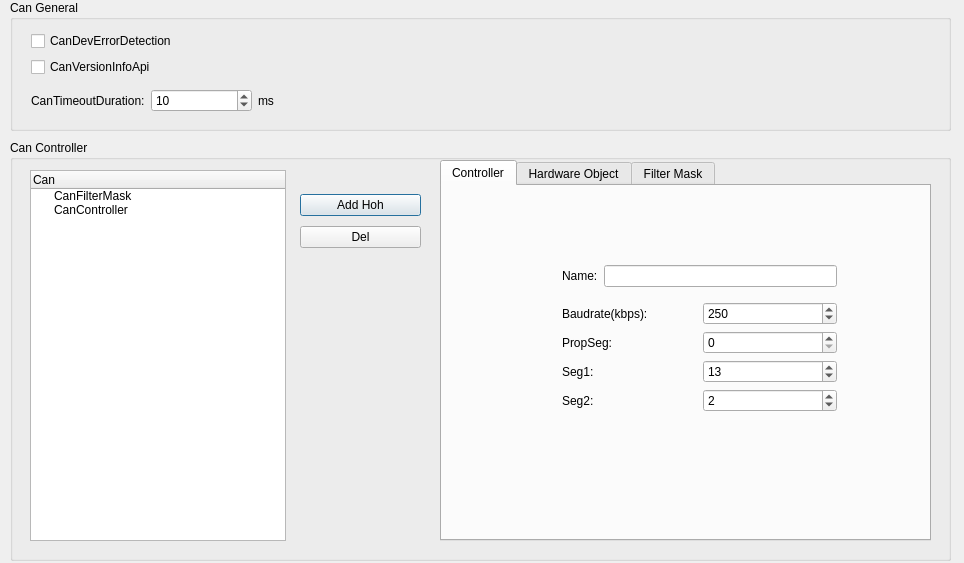
<?xml version="1.0" encoding="UTF-8"?>
<ui version="4.0">
 <class>DlgCanMC9S12DP512</class>
 <widget class="QDialog" name="DlgCanMC9S12DP512">
  <property name="geometry">
   <rect>
    <x>0</x>
    <y>0</y>
    <width>964</width>
    <height>563</height>
   </rect>
  </property>
  <property name="windowTitle">
   <string>MSCAN(MC9S12DP512)  Autosar</string>
  </property>
  <property name="styleSheet">
   <string notr="true">font: 12pt &quot;Consolas&quot;;</string>
  </property>
  <widget class="QGroupBox" name="groupBox">
   <property name="geometry">
    <rect>
     <x>10</x>
     <y>0</y>
     <width>941</width>
     <height>131</height>
    </rect>
   </property>
   <property name="title">
    <string>Can General</string>
   </property>
   <widget class="QWidget" name="layoutWidget">
    <property name="geometry">
     <rect>
      <x>21</x>
      <y>31</y>
      <width>311</width>
      <height>87</height>
     </rect>
    </property>
    <layout class="QVBoxLayout" name="verticalLayout">
     <item>
      <widget class="QCheckBox" name="cbxDevErr">
       <property name="text">
        <string>CanDevErrorDetection</string>
       </property>
      </widget>
     </item>
     <item>
      <widget class="QCheckBox" name="cbxCanVersionInfo">
       <property name="text">
        <string>CanVersionInfoApi</string>
       </property>
      </widget>
     </item>
     <item>
      <layout class="QHBoxLayout" name="horizontalLayout">
       <item>
        <widget class="QLabel" name="label">
         <property name="text">
          <string>CanTimeoutDuration:</string>
         </property>
        </widget>
       </item>
       <item>
        <widget class="QSpinBox" name="spbxTimeout">
         <property name="minimumSize">
          <size>
           <width>101</width>
           <height>0</height>
          </size>
         </property>
         <property name="minimum">
          <number>1</number>
         </property>
         <property name="maximum">
          <number>65535</number>
         </property>
         <property name="value">
          <number>10</number>
         </property>
        </widget>
       </item>
       <item>
        <widget class="QLabel" name="label_2">
         <property name="text">
          <string>ms</string>
         </property>
        </widget>
       </item>
      </layout>
     </item>
    </layout>
   </widget>
  </widget>
  <widget class="QGroupBox" name="groupBox_2">
   <property name="geometry">
    <rect>
     <x>10</x>
     <y>140</y>
     <width>941</width>
     <height>421</height>
    </rect>
   </property>
   <property name="title">
    <string>Can Controller</string>
   </property>
   <widget class="QTreeWidget" name="trCanCfg">
    <property name="geometry">
     <rect>
      <x>20</x>
      <y>30</y>
      <width>256</width>
      <height>371</height>
     </rect>
    </property>
    <column>
     <property name="text">
      <string>Can</string>
     </property>
    </column>
    <item>
     <property name="text">
      <string>CanFilterMask</string>
     </property>
    </item>
    <item>
     <property name="text">
      <string>CanController</string>
     </property>
    </item>
   </widget>
   <widget class="QTabWidget" name="tabCfg">
    <property name="geometry">
     <rect>
      <x>430</x>
      <y>20</y>
      <width>491</width>
      <height>381</height>
     </rect>
    </property>
    <property name="currentIndex">
     <number>0</number>
    </property>
    <widget class="QWidget" name="tab">
     <attribute name="title">
      <string>Controller</string>
     </attribute>
     <widget class="QWidget" name="layoutWidget">
      <property name="geometry">
       <rect>
        <x>120</x>
        <y>70</y>
        <width>275</width>
        <height>165</height>
       </rect>
      </property>
      <layout class="QVBoxLayout" name="verticalLayout_9">
       <item>
        <layout class="QHBoxLayout" name="horizontalLayout_36">
         <item>
          <widget class="QLabel" name="label_33">
           <property name="text">
            <string>Name:</string>
           </property>
          </widget>
         </item>
         <item>
          <widget class="QLineEdit" name="leCtrlName">
           <property name="text">
            <string/>
           </property>
          </widget>
         </item>
        </layout>
       </item>
       <item>
        <layout class="QVBoxLayout" name="verticalLayout_6">
         <item>
          <layout class="QHBoxLayout" name="horizontalLayout_23">
           <item>
            <widget class="QLabel" name="label_20">
             <property name="text">
              <string>Baudrate(kbps):</string>
             </property>
            </widget>
           </item>
           <item>
            <widget class="QSpinBox" name="spbxBaudrate">
             <property name="minimumSize">
              <size>
               <width>128</width>
               <height>0</height>
              </size>
             </property>
             <property name="minimum">
              <number>1</number>
             </property>
             <property name="maximum">
              <number>2000</number>
             </property>
             <property name="value">
              <number>250</number>
             </property>
            </widget>
           </item>
          </layout>
         </item>
         <item>
          <layout class="QVBoxLayout" name="verticalLayout_4">
           <item>
            <layout class="QHBoxLayout" name="horizontalLayout_25">
             <item>
              <widget class="QLabel" name="label_22">
               <property name="text">
                <string>PropSeg:</string>
               </property>
              </widget>
             </item>
             <item>
              <widget class="QSpinBox" name="spbxPropSeg">
               <property name="maximum">
                <number>3</number>
               </property>
              </widget>
             </item>
            </layout>
           </item>
           <item>
            <layout class="QHBoxLayout" name="horizontalLayout_26">
             <item>
              <widget class="QLabel" name="label_23">
               <property name="text">
                <string>Seg1:</string>
               </property>
              </widget>
             </item>
             <item>
              <widget class="QSpinBox" name="spbxSeg1">
               <property name="maximum">
                <number>15</number>
               </property>
               <property name="value">
                <number>13</number>
               </property>
              </widget>
             </item>
            </layout>
           </item>
           <item>
            <layout class="QHBoxLayout" name="horizontalLayout_27">
             <item>
              <widget class="QLabel" name="label_24">
               <property name="text">
                <string>Seg2:</string>
               </property>
              </widget>
             </item>
             <item>
              <widget class="QSpinBox" name="spbxSeg2">
               <property name="maximum">
                <number>7</number>
               </property>
               <property name="value">
                <number>2</number>
               </property>
              </widget>
             </item>
            </layout>
           </item>
          </layout>
         </item>
        </layout>
       </item>
      </layout>
     </widget>
    </widget>
    <widget class="QWidget" name="tab_2">
     <attribute name="title">
      <string>Hardware Object</string>
     </attribute>
     <widget class="QWidget" name="layoutWidget">
      <property name="geometry">
       <rect>
        <x>70</x>
        <y>40</y>
        <width>362</width>
        <height>229</height>
       </rect>
      </property>
      <layout class="QVBoxLayout" name="verticalLayout_8">
       <item>
        <layout class="QHBoxLayout" name="horizontalLayout_35">
         <item>
          <widget class="QLabel" name="label_32">
           <property name="text">
            <string>Name:</string>
           </property>
          </widget>
         </item>
         <item>
          <widget class="QLineEdit" name="leHohName">
           <property name="text">
            <string/>
           </property>
          </widget>
         </item>
        </layout>
       </item>
       <item>
        <layout class="QVBoxLayout" name="verticalLayout_5">
         <item>
          <layout class="QHBoxLayout" name="horizontalLayout_28">
           <item>
            <widget class="QLabel" name="label_25">
             <property name="text">
              <string>Hoh Type:</string>
             </property>
            </widget>
           </item>
           <item>
            <widget class="QComboBox" name="cmbxHohType">
             <property name="minimumSize">
              <size>
               <width>250</width>
               <height>0</height>
              </size>
             </property>
             <item>
              <property name="text">
               <string>CAN_ARC_HANDLE_TYPE_BASIC</string>
              </property>
             </item>
             <item>
              <property name="text">
               <string>CAN_ARC_HANDLE_TYPE_FULL</string>
              </property>
             </item>
            </widget>
           </item>
          </layout>
         </item>
         <item>
          <layout class="QHBoxLayout" name="horizontalLayout_29">
           <item>
            <widget class="QLabel" name="label_26">
             <property name="text">
              <string>Id Type:</string>
             </property>
            </widget>
           </item>
           <item>
            <widget class="QComboBox" name="cmbxIdType">
             <item>
              <property name="text">
               <string>CAN_ID_TYPE_EXTENDED</string>
              </property>
             </item>
             <item>
              <property name="text">
               <string>CAN_ID_TYPE_STANDARD</string>
              </property>
             </item>
            </widget>
           </item>
          </layout>
         </item>
         <item>
          <layout class="QHBoxLayout" name="horizontalLayout_30">
           <item>
            <widget class="QLabel" name="label_27">
             <property name="text">
              <string>Id Value:</string>
             </property>
            </widget>
           </item>
           <item>
            <widget class="QSpinBox" name="spbxIdValue"/>
           </item>
          </layout>
         </item>
         <item>
          <layout class="QHBoxLayout" name="horizontalLayout_31">
           <item>
            <widget class="QLabel" name="label_28">
             <property name="text">
              <string>Object Type:</string>
             </property>
            </widget>
           </item>
           <item>
            <widget class="QComboBox" name="cmbxObjType">
             <item>
              <property name="text">
               <string>CAN_OBJECT_TYPE_RECEIVE</string>
              </property>
             </item>
             <item>
              <property name="text">
               <string>CAN_OBJECT_TYPE_TRANSMIT</string>
              </property>
             </item>
            </widget>
           </item>
          </layout>
         </item>
         <item>
          <layout class="QHBoxLayout" name="horizontalLayout_32">
           <item>
            <widget class="QLabel" name="label_29">
             <property name="text">
              <string>Filter Mask:</string>
             </property>
            </widget>
           </item>
           <item>
            <widget class="QComboBox" name="cmbxFilterMask">
             <property name="minimumSize">
              <size>
               <width>231</width>
               <height>0</height>
              </size>
             </property>
            </widget>
           </item>
          </layout>
         </item>
         <item>
          <layout class="QHBoxLayout" name="horizontalLayout_33">
           <item>
            <widget class="QLabel" name="label_30">
             <property name="text">
              <string>MbMask:</string>
             </property>
            </widget>
           </item>
           <item>
            <widget class="QLineEdit" name="leMbMask">
             <property name="text">
              <string/>
             </property>
            </widget>
           </item>
          </layout>
         </item>
        </layout>
       </item>
      </layout>
     </widget>
    </widget>
    <widget class="QWidget" name="tab_3">
     <attribute name="title">
      <string>Filter Mask</string>
     </attribute>
     <widget class="QWidget" name="layoutWidget">
      <property name="geometry">
       <rect>
        <x>10</x>
        <y>110</y>
        <width>461</width>
        <height>136</height>
       </rect>
      </property>
      <layout class="QVBoxLayout" name="verticalLayout_3">
       <item>
        <layout class="QHBoxLayout" name="horizontalLayout_7">
         <item>
          <layout class="QHBoxLayout" name="horizontalLayout_3">
           <item>
            <widget class="QLabel" name="label_4">
             <property name="text">
              <string>idar0:</string>
             </property>
            </widget>
           </item>
           <item>
            <widget class="QLineEdit" name="leIdar0">
             <property name="text">
              <string/>
             </property>
            </widget>
           </item>
          </layout>
         </item>
         <item>
          <layout class="QHBoxLayout" name="horizontalLayout_4">
           <item>
            <widget class="QLabel" name="label_5">
             <property name="text">
              <string>idar1:</string>
             </property>
            </widget>
           </item>
           <item>
            <widget class="QLineEdit" name="leIdar1">
             <property name="text">
              <string/>
             </property>
            </widget>
           </item>
          </layout>
         </item>
         <item>
          <layout class="QHBoxLayout" name="horizontalLayout_5">
           <item>
            <widget class="QLabel" name="label_6">
             <property name="text">
              <string>idar2:</string>
             </property>
            </widget>
           </item>
           <item>
            <widget class="QLineEdit" name="leIdar2">
             <property name="text">
              <string/>
             </property>
            </widget>
           </item>
          </layout>
         </item>
         <item>
          <layout class="QHBoxLayout" name="horizontalLayout_6">
           <item>
            <widget class="QLabel" name="label_7">
             <property name="text">
              <string>idar3:</string>
             </property>
            </widget>
           </item>
           <item>
            <widget class="QLineEdit" name="leIdar3">
             <property name="text">
              <string/>
             </property>
            </widget>
           </item>
          </layout>
         </item>
        </layout>
       </item>
       <item>
        <layout class="QHBoxLayout" name="horizontalLayout_8">
         <item>
          <layout class="QHBoxLayout" name="horizontalLayout_9">
           <item>
            <widget class="QLabel" name="label_8">
             <property name="text">
              <string>idmr0:</string>
             </property>
            </widget>
           </item>
           <item>
            <widget class="QLineEdit" name="leIdmr0">
             <property name="text">
              <string/>
             </property>
            </widget>
           </item>
          </layout>
         </item>
         <item>
          <layout class="QHBoxLayout" name="horizontalLayout_10">
           <item>
            <widget class="QLabel" name="label_9">
             <property name="text">
              <string>idmr1:</string>
             </property>
            </widget>
           </item>
           <item>
            <widget class="QLineEdit" name="leIdmr1">
             <property name="text">
              <string/>
             </property>
            </widget>
           </item>
          </layout>
         </item>
         <item>
          <layout class="QHBoxLayout" name="horizontalLayout_11">
           <item>
            <widget class="QLabel" name="label_10">
             <property name="text">
              <string>idmr2:</string>
             </property>
            </widget>
           </item>
           <item>
            <widget class="QLineEdit" name="leIdmr2">
             <property name="text">
              <string/>
             </property>
            </widget>
           </item>
          </layout>
         </item>
         <item>
          <layout class="QHBoxLayout" name="horizontalLayout_12">
           <item>
            <widget class="QLabel" name="label_11">
             <property name="text">
              <string>idmr3:</string>
             </property>
            </widget>
           </item>
           <item>
            <widget class="QLineEdit" name="leIdmr3">
             <property name="text">
              <string/>
             </property>
            </widget>
           </item>
          </layout>
         </item>
        </layout>
       </item>
       <item>
        <layout class="QHBoxLayout" name="horizontalLayout_18">
         <item>
          <layout class="QHBoxLayout" name="horizontalLayout_19">
           <item>
            <widget class="QLabel" name="label_16">
             <property name="text">
              <string>idar4:</string>
             </property>
            </widget>
           </item>
           <item>
            <widget class="QLineEdit" name="leIdar4">
             <property name="text">
              <string/>
             </property>
            </widget>
           </item>
          </layout>
         </item>
         <item>
          <layout class="QHBoxLayout" name="horizontalLayout_20">
           <item>
            <widget class="QLabel" name="label_17">
             <property name="text">
              <string>idar5:</string>
             </property>
            </widget>
           </item>
           <item>
            <widget class="QLineEdit" name="leIdar5">
             <property name="text">
              <string/>
             </property>
            </widget>
           </item>
          </layout>
         </item>
         <item>
          <layout class="QHBoxLayout" name="horizontalLayout_21">
           <item>
            <widget class="QLabel" name="label_18">
             <property name="text">
              <string>idar6:</string>
             </property>
            </widget>
           </item>
           <item>
            <widget class="QLineEdit" name="leIdar6">
             <property name="text">
              <string/>
             </property>
            </widget>
           </item>
          </layout>
         </item>
         <item>
          <layout class="QHBoxLayout" name="horizontalLayout_22">
           <item>
            <widget class="QLabel" name="label_19">
             <property name="text">
              <string>idar7:</string>
             </property>
            </widget>
           </item>
           <item>
            <widget class="QLineEdit" name="leIdar7">
             <property name="text">
              <string/>
             </property>
            </widget>
           </item>
          </layout>
         </item>
        </layout>
       </item>
       <item>
        <layout class="QHBoxLayout" name="horizontalLayout_13">
         <item>
          <layout class="QHBoxLayout" name="horizontalLayout_14">
           <item>
            <widget class="QLabel" name="label_12">
             <property name="text">
              <string>idmr4:</string>
             </property>
            </widget>
           </item>
           <item>
            <widget class="QLineEdit" name="leIdmr4">
             <property name="text">
              <string/>
             </property>
            </widget>
           </item>
          </layout>
         </item>
         <item>
          <layout class="QHBoxLayout" name="horizontalLayout_15">
           <item>
            <widget class="QLabel" name="label_13">
             <property name="text">
              <string>idmr5:</string>
             </property>
            </widget>
           </item>
           <item>
            <widget class="QLineEdit" name="leIdmr5">
             <property name="text">
              <string/>
             </property>
            </widget>
           </item>
          </layout>
         </item>
         <item>
          <layout class="QHBoxLayout" name="horizontalLayout_16">
           <item>
            <widget class="QLabel" name="label_14">
             <property name="text">
              <string>idmr6:</string>
             </property>
            </widget>
           </item>
           <item>
            <widget class="QLineEdit" name="leIdmr6">
             <property name="text">
              <string/>
             </property>
            </widget>
           </item>
          </layout>
         </item>
         <item>
          <layout class="QHBoxLayout" name="horizontalLayout_17">
           <item>
            <widget class="QLabel" name="label_15">
             <property name="text">
              <string>idmr7:</string>
             </property>
            </widget>
           </item>
           <item>
            <widget class="QLineEdit" name="leIdmr7">
             <property name="text">
              <string/>
             </property>
            </widget>
           </item>
          </layout>
         </item>
        </layout>
       </item>
      </layout>
     </widget>
     <widget class="QWidget" name="layoutWidget">
      <property name="geometry">
       <rect>
        <x>50</x>
        <y>30</y>
        <width>279</width>
        <height>62</height>
       </rect>
      </property>
      <layout class="QVBoxLayout" name="verticalLayout_7">
       <item>
        <layout class="QHBoxLayout" name="horizontalLayout_34">
         <item>
          <widget class="QLabel" name="label_31">
           <property name="text">
            <string>Name:</string>
           </property>
          </widget>
         </item>
         <item>
          <widget class="QLineEdit" name="leFmName">
           <property name="text">
            <string/>
           </property>
          </widget>
         </item>
        </layout>
       </item>
       <item>
        <layout class="QHBoxLayout" name="horizontalLayout_2">
         <item>
          <widget class="QLabel" name="label_3">
           <property name="text">
            <string>IDAM:</string>
           </property>
          </widget>
         </item>
         <item>
          <widget class="QComboBox" name="cmbxIdam">
           <item>
            <property name="text">
             <string>CAN_IDAM_2_32BIT</string>
            </property>
           </item>
           <item>
            <property name="text">
             <string>CAN_IDAM_4_16BIT</string>
            </property>
           </item>
           <item>
            <property name="text">
             <string>CAN_IDAM_8_8BIT</string>
            </property>
           </item>
           <item>
            <property name="text">
             <string>CAN_IDAM_FILTER_CLOSED</string>
            </property>
           </item>
          </widget>
         </item>
        </layout>
       </item>
      </layout>
     </widget>
    </widget>
   </widget>
   <widget class="QWidget" name="layoutWidget">
    <property name="geometry">
     <rect>
      <x>290</x>
      <y>50</y>
      <width>121</width>
      <height>62</height>
     </rect>
    </property>
    <layout class="QVBoxLayout" name="verticalLayout_2">
     <item>
      <widget class="QPushButton" name="btnAdd">
       <property name="text">
        <string>Add Hoh</string>
       </property>
      </widget>
     </item>
     <item>
      <widget class="QPushButton" name="btnDel">
       <property name="text">
        <string>Del</string>
       </property>
      </widget>
     </item>
    </layout>
   </widget>
  </widget>
 </widget>
 <resources/>
 <connections/>
</ui>
